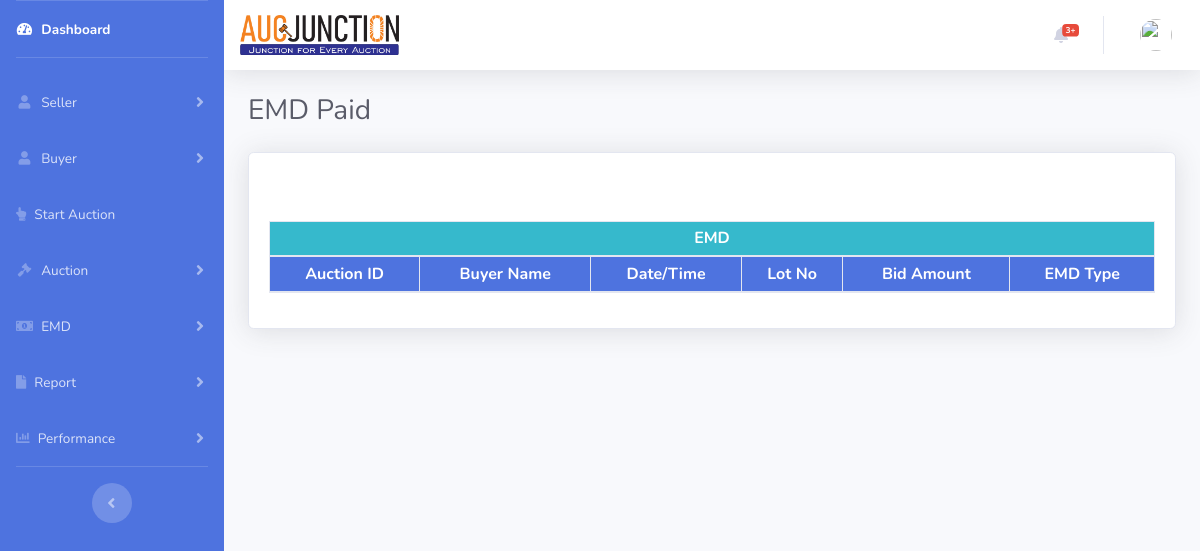
Before: /index.php/admin_emdprofile with the older database file.
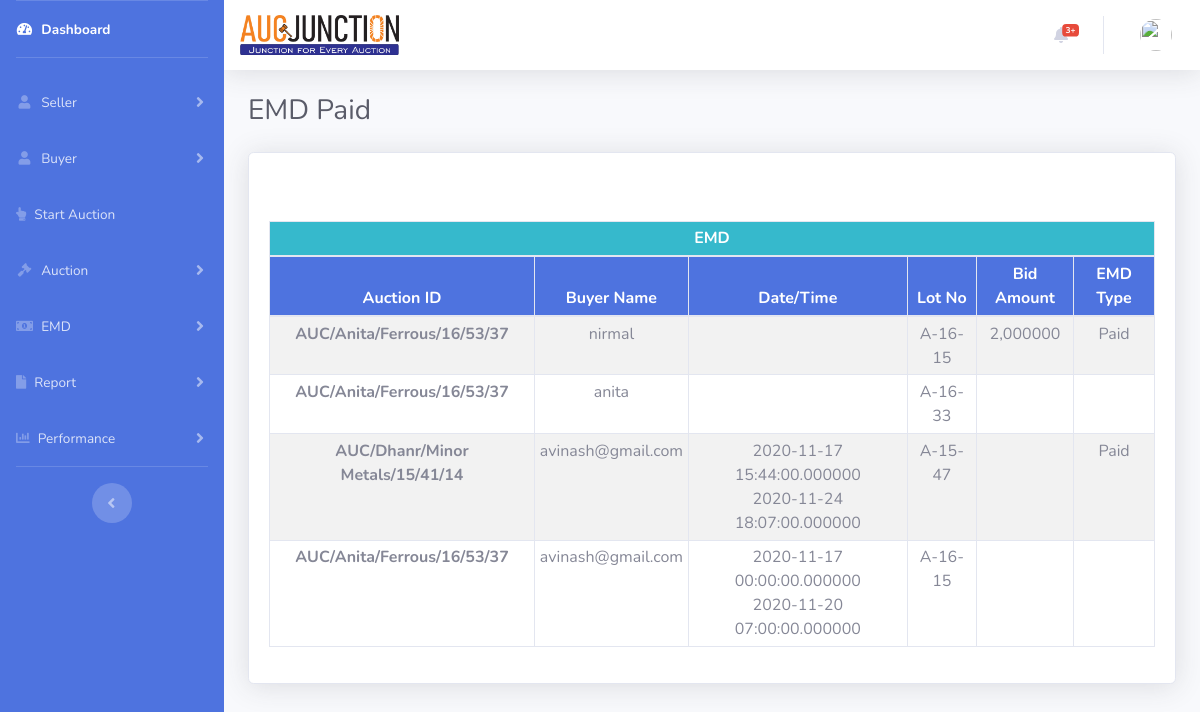
After: the same page with the newer database file.
### tables this page shows
CREATE TABLE `biddercart` (
  `id` int(11) NOT NULL,
  `bidderusername` varchar(100) DEFAULT NULL,
  `auctiontype` tinyint(1) DEFAULT NULL,
  `auctionid` varchar(200) DEFAULT NULL,
  `lotno` varchar(200) DEFAULT NULL,
  `aucstartdate_time` datetime(6) DEFAULT NULL,
  `aucclosedate_time` datetime(6) DEFAULT NULL,
  `bidstart` varchar(50) DEFAULT NULL,
  `bidprice` varchar(50) DEFAULT NULL,
  `bidmaxvalue` varchar(100) DEFAULT NULL,
  `bidamount` varchar(100) DEFAULT NULL,
  `emdpaid` tinyint(1) DEFAULT NULL,
  `emdrequest` tinyint(1) DEFAULT NULL,
  `emd_paid_dd` tinyint(1) DEFAULT NULL,
  `upload_dd` text DEFAULT NULL,
  `mybid_val` varchar(200) DEFAULT NULL,
  `abidmaxvalue` varchar(50) DEFAULT NULL,
  `abidslab` varchar(50) DEFAULT NULL,
  `abidding` tinyint(1) NOT NULL DEFAULT 0
);

### application/controllers/Admin_emdprofile.php (called while the page is built, shortened)
<?php
class Admin_emdprofile extends CI_Controller {
	 	function __construct() {
        $this->load->library('session');
		$this->load->helper('url');
		$this->load->helper('date');
    }
	public function index()
	{
		$this->load->helper(array('url','html'));
		$this->load->model('Admin_model');
		$emd_paid_dd = array('emd_paid_dd'=>true);
		$query = $this->Admin_model->getdatafromtable('biddercart', $emd_paid_dd);
		$data['sqldat']= $query;
		$this->load->library('session');
		$sess = array('sessi'=>$this->session->userdata('username'));
		$this->load->view('admin/header',$sess);
		$this->load->view('admin/emdprofile', $data);
		$this->load->view('admin/footer');
	}
}

### index.php (called while the page is built, shortened)
<?php
require_once BASEPATH.'core/CodeIgniter.php';
?>

### application/models/Admin_model.php (called while the page is built, shortened)
<?php
   class Admin_model extends CI_Model {
		public function getdatafromtable($table, $data) {
			 $query = $this->db->get_where($table, $data);
			 return $query->result();
		}
   }
?>

### application/views/admin/emdprofile.php (the view, shortened to what this page needs)
        <div class="container-fluid">
      <div class="d-sm-flex align-items-center justify-content-between mb-4">
            <h1 class="h3 mb-0 text-gray-800">EMD Paid</h1>
          </div>
          <div class="row">
			<div class="col-xl-12 col-lg-7">
          <div class="card shadow mb-4">
            <div class="card-body">
              <div class="table-responsive">
				<table class="table table-striped table-bordered table-sm text-center mt-5" id="dataTable" width="100%" cellspacing="0">
				<thead class="bg-primary text-white">
				 <tr>
		<th class="bg-info" colspan="12" style="Text-align:center;">EMD</th>
	</tr>
				<tr>
					<th>Auction ID</th>
					<th>Buyer Name</th>
					<th>Date/Time</th>
					<th>Lot No</th>
					<th>Bid Amount</th>
					<th>EMD Type</th>
				</tr>
				</thead>
				<tbody>
				<tr>
				 <?php foreach($sqldat as $sqldata){?>  									<td><b><?php echo $sqldata->auctionid; ?></b></td>
				 <td><?php echo $sqldata->bidderusername; ?></td>
				 <td><?php echo $sqldata->aucstartdate_time;?><br><?php echo $sqldata->aucclosedate_time;?></td>
				 <td><?php echo $sqldata->lotno; ?></td>
				  <td><?php echo $sqldata->bidamount; ?></td>
				<td><?php  if($sqldata->emdpaid == 1) {echo 'Paid';} ?></td>
				</tr>
					<?php }
         ?>
				</tbody>
		 </table>
		</div>
		</div>
		</div>
		</div>
		</div>
    </div>
  </div>
</body>
</html>

Changed rows visible on the page:
added biddercart: auctionid "AUC/Anita/Ferrous/16/53/37", bidderusername "nirmal", lotno "A-16-15", bidamount "2,000000", emdpaid "Paid"
added biddercart: auctionid "AUC/Anita/Ferrous/16/53/37", bidderusername "anita", lotno "A-16-33"
added biddercart: auctionid "AUC/Dhanr/Minor Metals/15/41/14", bidderusername "avinash@gmail.com", aucstartdate_time "2020-11-17 15:44:00.000000", aucclosedate_time "2020-11-24 18:07:00.000000", lotno "A-15-47", emdpaid "Paid"
added biddercart: auctionid "AUC/Anita/Ferrous/16/53/37", bidderusername "avinash@gmail.com", aucstartdate_time "2020-11-17 00:00:00.000000", aucclosedate_time "2020-11-20 07:00:00.000000", lotno "A-16-15"
